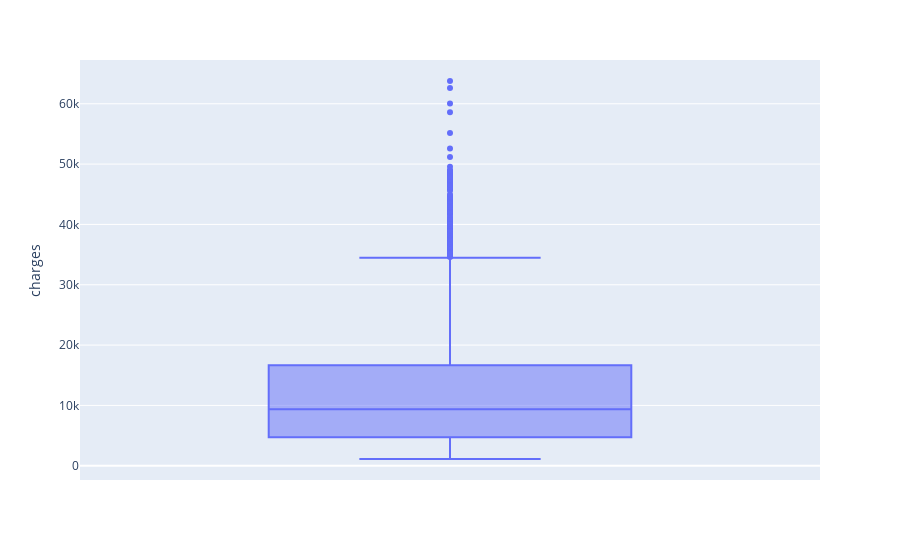

Here is the notebook cell this chart was saved with:
### Code cell
# Charges Boxplot
#px.df.tips()
fig = px.box(df_raw, y="charges")
fig.show()

### Figure 1 — Plotly figure (JSON) as saved in the notebook; plotly's stock layout.template omitted (floating-point values rounded to 4 significant figures; data arrays with more than 128 entries replaced by an {"elided": "..."} marker saying what was removed)
{"data": [{"alignmentgroup": "True", "hovertemplate": "charges=%{y}<extra></extra>", "legendgroup": "", "marker": {"color": "#636efa"}, "name": "", "notched": false, "offsetgroup": "", "orientation": "v", "showlegend": false, "type": "box", "x0": " ", "xaxis": "x", "y": {"elided": "1338 float values"}, "y0": " ", "yaxis": "y"}], "layout": {"boxmode": "group", "legend": {"tracegroupgap": 0}, "margin": {"t": 60}, "xaxis": {"anchor": "y", "domain": [0, 1]}, "yaxis": {"anchor": "x", "domain": [0, 1], "title": {"text": "charges"}}}}
